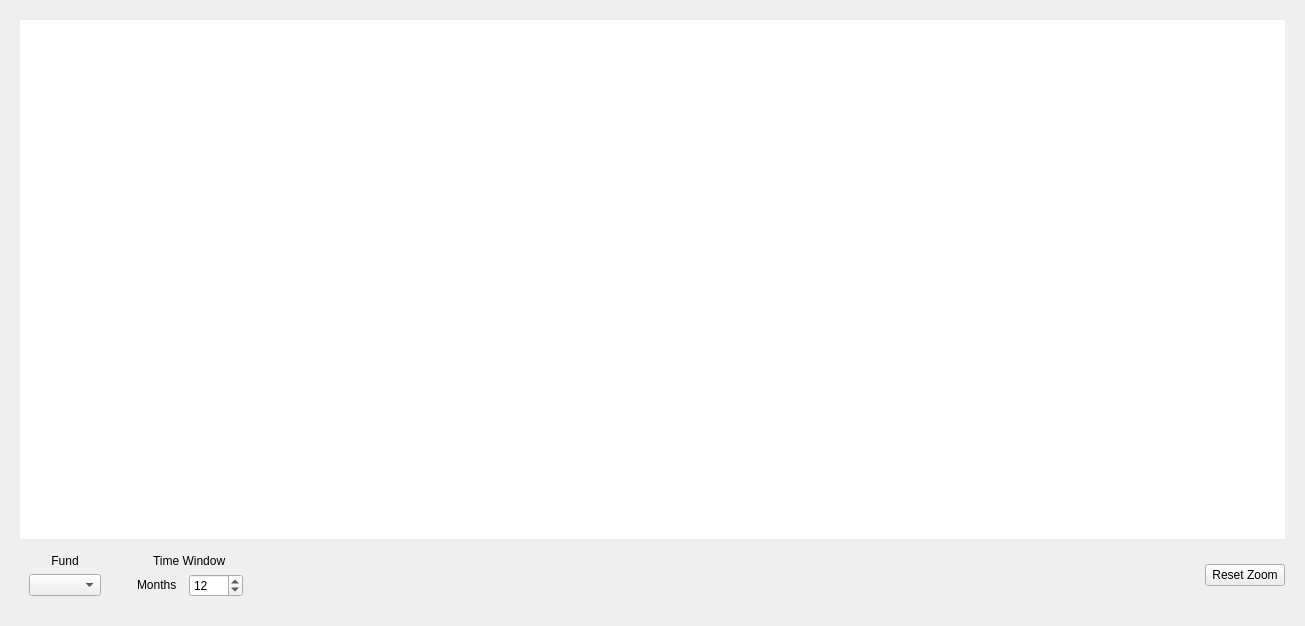
<?xml version="1.0" encoding="UTF-8"?>
<ui version="4.0">
 <class>FundCorrelation</class>
 <widget class="QWidget" name="FundCorrelation">
  <property name="geometry">
   <rect>
    <x>0</x>
    <y>0</y>
    <width>1305</width>
    <height>626</height>
   </rect>
  </property>
  <property name="sizePolicy">
   <sizepolicy hsizetype="MinimumExpanding" vsizetype="MinimumExpanding">
    <horstretch>0</horstretch>
    <verstretch>0</verstretch>
   </sizepolicy>
  </property>
  <property name="minimumSize">
   <size>
    <width>0</width>
    <height>0</height>
   </size>
  </property>
  <property name="maximumSize">
   <size>
    <width>16777215</width>
    <height>16777215</height>
   </size>
  </property>
  <property name="windowTitle">
   <string>Form</string>
  </property>
  <layout class="QGridLayout" name="gridLayout">
   <item row="0" column="0">
    <widget class="QFrame" name="frame_chart">
     <property name="sizePolicy">
      <sizepolicy hsizetype="MinimumExpanding" vsizetype="MinimumExpanding">
       <horstretch>0</horstretch>
       <verstretch>0</verstretch>
      </sizepolicy>
     </property>
     <property name="frameShape">
      <enum>QFrame::NoFrame</enum>
     </property>
     <property name="frameShadow">
      <enum>QFrame::Plain</enum>
     </property>
     <layout class="QGridLayout" name="gridLayout_2">
      <property name="horizontalSpacing">
       <number>18</number>
      </property>
      <item row="2" column="1">
       <widget class="QFrame" name="frame_time_window">
        <property name="sizePolicy">
         <sizepolicy hsizetype="Fixed" vsizetype="Minimum">
          <horstretch>0</horstretch>
          <verstretch>0</verstretch>
         </sizepolicy>
        </property>
        <property name="frameShape">
         <enum>QFrame::NoFrame</enum>
        </property>
        <property name="frameShadow">
         <enum>QFrame::Plain</enum>
        </property>
        <layout class="QGridLayout" name="gridLayout_6">
         <property name="horizontalSpacing">
          <number>12</number>
         </property>
         <item row="1" column="0">
          <widget class="QLabel" name="label_months">
           <property name="sizePolicy">
            <sizepolicy hsizetype="Fixed" vsizetype="Fixed">
             <horstretch>0</horstretch>
             <verstretch>0</verstretch>
            </sizepolicy>
           </property>
           <property name="text">
            <string>Months</string>
           </property>
          </widget>
         </item>
         <item row="0" column="0" colspan="2" alignment="Qt::AlignHCenter">
          <widget class="QLabel" name="label_4">
           <property name="sizePolicy">
            <sizepolicy hsizetype="Minimum" vsizetype="Fixed">
             <horstretch>0</horstretch>
             <verstretch>0</verstretch>
            </sizepolicy>
           </property>
           <property name="text">
            <string>Time Window</string>
           </property>
          </widget>
         </item>
         <item row="1" column="1">
          <widget class="QSpinBox" name="spinbox_months">
           <property name="minimum">
            <number>1</number>
           </property>
           <property name="maximum">
            <number>1000</number>
           </property>
           <property name="value">
            <number>12</number>
           </property>
          </widget>
         </item>
        </layout>
       </widget>
      </item>
      <item row="2" column="0" alignment="Qt::AlignLeft">
       <widget class="QFrame" name="frame_fund_selection">
        <property name="sizePolicy">
         <sizepolicy hsizetype="Fixed" vsizetype="Minimum">
          <horstretch>0</horstretch>
          <verstretch>0</verstretch>
         </sizepolicy>
        </property>
        <property name="frameShape">
         <enum>QFrame::NoFrame</enum>
        </property>
        <property name="frameShadow">
         <enum>QFrame::Plain</enum>
        </property>
        <layout class="QVBoxLayout" name="verticalLayout">
         <item>
          <widget class="QLabel" name="label">
           <property name="sizePolicy">
            <sizepolicy hsizetype="Minimum" vsizetype="Fixed">
             <horstretch>0</horstretch>
             <verstretch>0</verstretch>
            </sizepolicy>
           </property>
           <property name="text">
            <string>Fund</string>
           </property>
           <property name="alignment">
            <set>Qt::AlignCenter</set>
           </property>
          </widget>
         </item>
         <item>
          <widget class="QComboBox" name="combo_fund">
           <property name="sizePolicy">
            <sizepolicy hsizetype="Minimum" vsizetype="Fixed">
             <horstretch>0</horstretch>
             <verstretch>0</verstretch>
            </sizepolicy>
           </property>
          </widget>
         </item>
        </layout>
       </widget>
      </item>
      <item row="2" column="5" alignment="Qt::AlignVCenter">
       <widget class="QPushButton" name="button_reset_zoom">
        <property name="sizePolicy">
         <sizepolicy hsizetype="Fixed" vsizetype="Fixed">
          <horstretch>0</horstretch>
          <verstretch>0</verstretch>
         </sizepolicy>
        </property>
        <property name="minimumSize">
         <size>
          <width>0</width>
          <height>0</height>
         </size>
        </property>
        <property name="maximumSize">
         <size>
          <width>16777215</width>
          <height>16777215</height>
         </size>
        </property>
        <property name="text">
         <string>Reset Zoom</string>
        </property>
       </widget>
      </item>
      <item row="0" column="0" colspan="6">
       <widget class="QChartView" name="chart_view">
        <property name="sizePolicy">
         <sizepolicy hsizetype="Expanding" vsizetype="MinimumExpanding">
          <horstretch>0</horstretch>
          <verstretch>0</verstretch>
         </sizepolicy>
        </property>
        <property name="minimumSize">
         <size>
          <width>640</width>
          <height>480</height>
         </size>
        </property>
        <property name="frameShape">
         <enum>QFrame::NoFrame</enum>
        </property>
        <property name="frameShadow">
         <enum>QFrame::Plain</enum>
        </property>
       </widget>
      </item>
      <item row="2" column="2">
       <spacer name="horizontalSpacer">
        <property name="orientation">
         <enum>Qt::Horizontal</enum>
        </property>
        <property name="sizeHint" stdset="0">
         <size>
          <width>40</width>
          <height>20</height>
         </size>
        </property>
       </spacer>
      </item>
     </layout>
    </widget>
   </item>
  </layout>
 </widget>
 <customwidgets>
  <customwidget>
   <class>QChartView</class>
   <extends>QGraphicsView</extends>
   <header>QtCharts</header>
  </customwidget>
 </customwidgets>
 <resources/>
 <connections/>
 <buttongroups>
  <buttongroup name="chart_radio_group"/>
 </buttongroups>
</ui>
